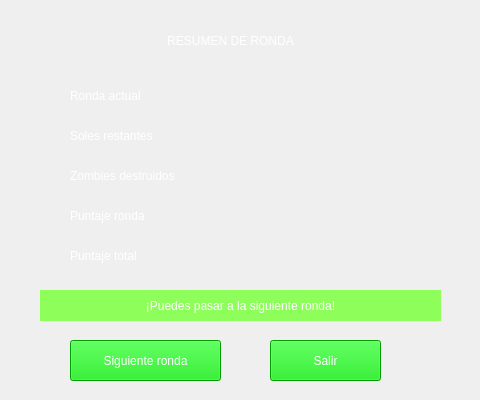
<?xml version="1.0" encoding="UTF-8"?>
<ui version="4.0">
 <class>Ventana_postronda</class>
 <widget class="QMainWindow" name="Ventana_postronda">
  <property name="geometry">
   <rect>
    <x>0</x>
    <y>0</y>
    <width>480</width>
    <height>400</height>
   </rect>
  </property>
  <property name="windowTitle">
   <string>MainWindow</string>
  </property>
  <widget class="QWidget" name="centralwidget">
   <widget class="QLabel" name="fondo">
    <property name="geometry">
     <rect>
      <x>0</x>
      <y>0</y>
      <width>481</width>
      <height>401</height>
     </rect>
    </property>
    <property name="text">
     <string/>
    </property>
    <property name="pixmap">
     <pixmap>../Fondos/fondoMenu.png</pixmap>
    </property>
    <property name="scaledContents">
     <bool>true</bool>
    </property>
   </widget>
   <widget class="QLabel" name="titulo">
    <property name="geometry">
     <rect>
      <x>10</x>
      <y>20</y>
      <width>441</width>
      <height>41</height>
     </rect>
    </property>
    <property name="styleSheet">
     <string notr="true">color: rgb(255, 255, 255);
font: 87 12pt &quot;Segoe UI Black&quot;;</string>
    </property>
    <property name="text">
     <string>RESUMEN DE RONDA</string>
    </property>
    <property name="alignment">
     <set>Qt::AlignCenter</set>
    </property>
   </widget>
   <widget class="QLabel" name="label_ronda">
    <property name="geometry">
     <rect>
      <x>70</x>
      <y>80</y>
      <width>161</width>
      <height>31</height>
     </rect>
    </property>
    <property name="styleSheet">
     <string notr="true">color: rgb(255, 255, 255);
font: 87 10pt &quot;Segoe UI Black&quot;;</string>
    </property>
    <property name="text">
     <string>Ronda actual</string>
    </property>
   </widget>
   <widget class="QLabel" name="label_soles">
    <property name="geometry">
     <rect>
      <x>70</x>
      <y>120</y>
      <width>161</width>
      <height>31</height>
     </rect>
    </property>
    <property name="styleSheet">
     <string notr="true">color: rgb(255, 255, 255);
font: 87 10pt &quot;Segoe UI Black&quot;;</string>
    </property>
    <property name="text">
     <string>Soles restantes</string>
    </property>
   </widget>
   <widget class="QLabel" name="label_zombies">
    <property name="geometry">
     <rect>
      <x>70</x>
      <y>160</y>
      <width>221</width>
      <height>31</height>
     </rect>
    </property>
    <property name="styleSheet">
     <string notr="true">color: rgb(255, 255, 255);
font: 87 10pt &quot;Segoe UI Black&quot;;</string>
    </property>
    <property name="text">
     <string>Zombies destruidos</string>
    </property>
   </widget>
   <widget class="QLabel" name="label_ptje">
    <property name="geometry">
     <rect>
      <x>70</x>
      <y>200</y>
      <width>171</width>
      <height>31</height>
     </rect>
    </property>
    <property name="styleSheet">
     <string notr="true">color: rgb(255, 255, 255);
font: 87 10pt &quot;Segoe UI Black&quot;;</string>
    </property>
    <property name="text">
     <string>Puntaje ronda</string>
    </property>
   </widget>
   <widget class="QLabel" name="label_ptje_total">
    <property name="geometry">
     <rect>
      <x>70</x>
      <y>240</y>
      <width>171</width>
      <height>31</height>
     </rect>
    </property>
    <property name="styleSheet">
     <string notr="true">color: rgb(255, 255, 255);
font: 87 10pt &quot;Segoe UI Black&quot;;</string>
    </property>
    <property name="text">
     <string>Puntaje total</string>
    </property>
   </widget>
   <widget class="QLabel" name="label_mensaje">
    <property name="geometry">
     <rect>
      <x>40</x>
      <y>290</y>
      <width>401</width>
      <height>31</height>
     </rect>
    </property>
    <property name="styleSheet">
     <string notr="true">background-color: rgb(142, 255, 90);
color: rgb(255, 255, 255);
font: 87 11pt &quot;Segoe UI Black&quot;;</string>
    </property>
    <property name="text">
     <string>¡Puedes pasar a la siguiente ronda!</string>
    </property>
    <property name="alignment">
     <set>Qt::AlignCenter</set>
    </property>
   </widget>
   <widget class="QPushButton" name="boton_siguiente">
    <property name="geometry">
     <rect>
      <x>70</x>
      <y>340</y>
      <width>151</width>
      <height>41</height>
     </rect>
    </property>
    <property name="styleSheet">
     <string notr="true">font: 87 8pt &quot;Segoe UI Black&quot;;
color: rgb(255, 255, 255);
background-color: rgb(0, 220, 0);</string>
    </property>
    <property name="text">
     <string>Siguiente ronda</string>
    </property>
   </widget>
   <widget class="QPushButton" name="boton_salir">
    <property name="geometry">
     <rect>
      <x>270</x>
      <y>340</y>
      <width>111</width>
      <height>41</height>
     </rect>
    </property>
    <property name="styleSheet">
     <string notr="true">font: 87 8pt &quot;Segoe UI Black&quot;;
color: rgb(255, 255, 255);
background-color: rgb(0, 220, 0);</string>
    </property>
    <property name="text">
     <string>Salir</string>
    </property>
   </widget>
   <widget class="QLabel" name="label">
    <property name="geometry">
     <rect>
      <x>340</x>
      <y>20</y>
      <width>71</width>
      <height>61</height>
     </rect>
    </property>
    <property name="text">
     <string/>
    </property>
    <property name="pixmap">
     <pixmap>Plantas/girasol_1.png</pixmap>
    </property>
    <property name="scaledContents">
     <bool>true</bool>
    </property>
   </widget>
   <widget class="QLabel" name="n_ronda">
    <property name="geometry">
     <rect>
      <x>340</x>
      <y>80</y>
      <width>61</width>
      <height>31</height>
     </rect>
    </property>
    <property name="styleSheet">
     <string notr="true">color: rgb(255, 255, 255);
font: 87 10pt &quot;Segoe UI Black&quot;;</string>
    </property>
    <property name="text">
     <string/>
    </property>
    <property name="alignment">
     <set>Qt::AlignCenter</set>
    </property>
   </widget>
   <widget class="QLabel" name="foto">
    <property name="geometry">
     <rect>
      <x>390</x>
      <y>20</y>
      <width>61</width>
      <height>61</height>
     </rect>
    </property>
    <property name="text">
     <string/>
    </property>
    <property name="pixmap">
     <pixmap>../Plantas/girasol_1.png</pixmap>
    </property>
    <property name="scaledContents">
     <bool>true</bool>
    </property>
   </widget>
   <widget class="QLabel" name="n_soles">
    <property name="geometry">
     <rect>
      <x>340</x>
      <y>120</y>
      <width>61</width>
      <height>31</height>
     </rect>
    </property>
    <property name="styleSheet">
     <string notr="true">color: rgb(255, 255, 255);
font: 87 10pt &quot;Segoe UI Black&quot;;</string>
    </property>
    <property name="text">
     <string/>
    </property>
    <property name="alignment">
     <set>Qt::AlignCenter</set>
    </property>
   </widget>
   <widget class="QLabel" name="n_zombies">
    <property name="geometry">
     <rect>
      <x>340</x>
      <y>160</y>
      <width>61</width>
      <height>31</height>
     </rect>
    </property>
    <property name="styleSheet">
     <string notr="true">color: rgb(255, 255, 255);
font: 87 10pt &quot;Segoe UI Black&quot;;</string>
    </property>
    <property name="text">
     <string/>
    </property>
    <property name="alignment">
     <set>Qt::AlignCenter</set>
    </property>
   </widget>
   <widget class="QLabel" name="ptje_ronda">
    <property name="geometry">
     <rect>
      <x>340</x>
      <y>200</y>
      <width>61</width>
      <height>31</height>
     </rect>
    </property>
    <property name="styleSheet">
     <string notr="true">color: rgb(255, 255, 255);
font: 87 10pt &quot;Segoe UI Black&quot;;</string>
    </property>
    <property name="text">
     <string/>
    </property>
    <property name="alignment">
     <set>Qt::AlignCenter</set>
    </property>
   </widget>
   <widget class="QLabel" name="ptje_total">
    <property name="geometry">
     <rect>
      <x>340</x>
      <y>240</y>
      <width>61</width>
      <height>31</height>
     </rect>
    </property>
    <property name="styleSheet">
     <string notr="true">color: rgb(255, 255, 255);
font: 87 10pt &quot;Segoe UI Black&quot;;</string>
    </property>
    <property name="text">
     <string/>
    </property>
    <property name="alignment">
     <set>Qt::AlignCenter</set>
    </property>
   </widget>
  </widget>
 </widget>
 <resources/>
 <connections/>
</ui>
